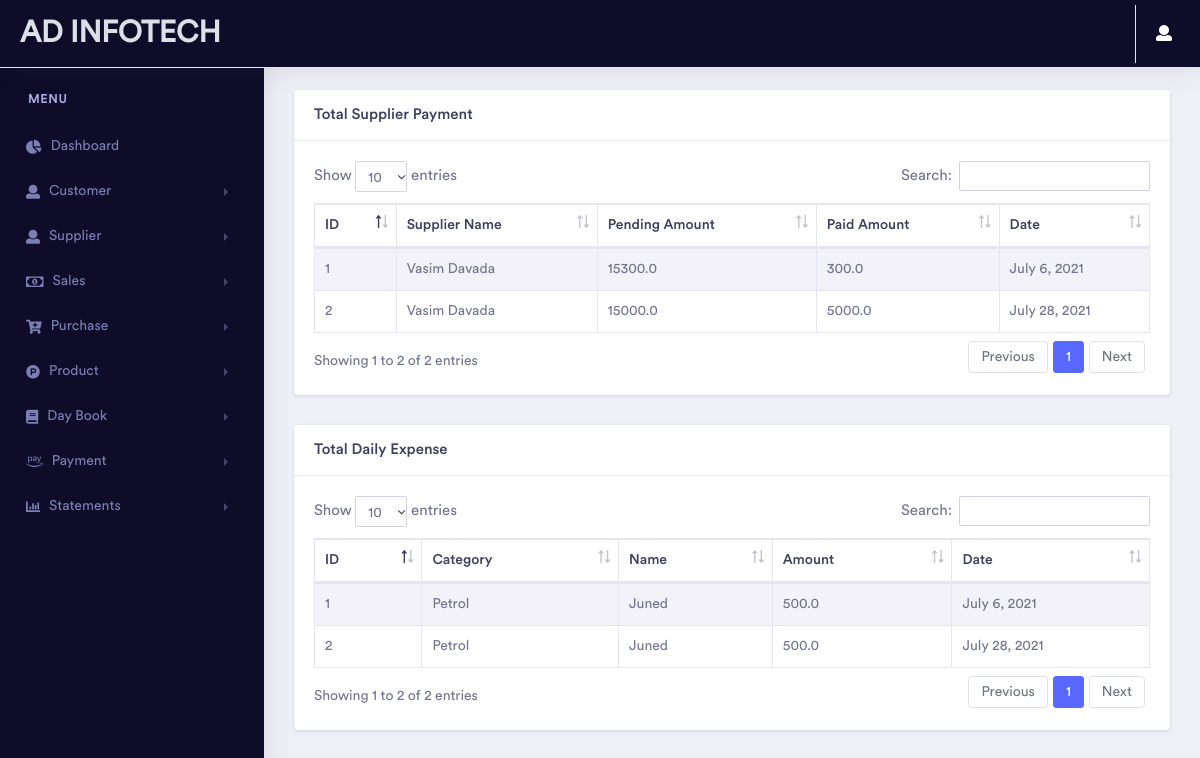
The app's page /dashboard/totalexpense/ (signed in) with its own data.
### pages/models.py (models this page shows, shortened)
class Profile(models.Model):
    user = models.OneToOneField(User,on_delete=models.CASCADE , related_name="profile")
    phone_no = models.CharField(max_length=20)
    company_name = models.CharField(max_length=50)
    Address = models.CharField(max_length=500)
    city = models.CharField(max_length=50)
    state = models.CharField(max_length=50)
    pincode = models.CharField(max_length=50)
    GSTNO = models.CharField(max_length=50)
    Bank_name = models.CharField(max_length=50)
    Bank_AC = models.CharField(max_length=50)
    IFSC_Code = models.CharField(max_length=50)
    Branch_name = models.CharField(max_length=50)

### dashboard/models.py (models this page shows, shortened)
class supplierpay_estimate(models.Model):
    supplier_name = models.ForeignKey(Supplier_estimate,on_delete=models.CASCADE)
    pending_amount = models.FloatField()
    paid_amount = models.FloatField()
    date = models.DateField(auto_now_add=True)

class Supplier_estimate(models.Model):
    supplierid = models.IntegerField()
    fullname = models.CharField(max_length=50)
    contactno = models.CharField(max_length=50)
    city = models.CharField(max_length=50)
    state = models.CharField(max_length=50)
    landmark = models.CharField(max_length=50)
    def __str__(self):
        return self.fullname

class dailyexpense_estimate(models.Model):
    category =models.CharField(max_length=50)
    amount = models.FloatField()
    name = models.CharField(max_length=500)
    date = models.DateField(auto_now_add=True)
    time = models.DateTimeField(auto_now_add=True)

### dashboard/views.py (the view)
# urls.py: path('totalexpense/',views.totalexpense,name="totalexpense"),
@login_required(login_url='login')
def totalexpense(request):
    Estimate_group = Group.objects.get(name='Estimate')
    GST_group = Group.objects.get(name='GST')
    user = User.objects.get(username=request.user.username)
    if Estimate_group in user.groups.all():
        daily_expense_data = dailyexpense_estimate.objects.all()
        supplier_expense_data = supplierpay_estimate.objects.all()
    else:
        daily_expense_data = dailyexpense_gst.objects.all()
        supplier_expense_data = supplierpay_gst.objects.all()
    context = {
        'daily_expense_data':daily_expense_data,
        'supplier_expense_data':supplier_expense_data
    }
    return render(request,'dashboard/totalexpense.html',context)

### pages/templatetags/user_auth.py (called while the page is built)
@register.filter(name='has_group')
def has_group(user, group_name):
    group = Group.objects.get(name=group_name)
    return True if group in user.groups.all() else False

### dashboard/templates/dashboard/totalexpense.html (shortened to what this page needs)
{% extends 'pages/base.html' %}
{% load static %}
{% load user_auth %}
{% block content %}
<link rel="stylesheet" href="{% static 'vendor/bootstrap/css/bootstrap.min.css' %}">
<link rel="stylesheet" type="text/css" href="{% static 'vendor/datatables/css/dataTables.bootstrap4.css' %}">
<link href="{% static 'vendor/fonts/circular-std/style.css' %}" rel="stylesheet">
<link rel="stylesheet" href="{% static 'libs/css/style.css' %}">
<link rel="stylesheet" href="{% static 'vendor/fonts/fontawesome/css/fontawesome-all.css' %}">
{% if request.user|has_group:"Estimate" %}
<div class="row">
    <div class="col-xl-12 col-lg-12 col-md-12 col-sm-12 col-12">
        <div class="card">
            <h5 class="card-header">Total Supplier Payment</h5>
            <div class="card-body">
                <div class="table-responsive">
                    <table class="table table-striped table-bordered first">
                        <thead>
                        <tr>
                            <th>ID</th>
                            <th>Supplier Name</th>
                            <th>Pending Amount</th>
                            <th>Paid Amount</th>
                            <th>Date</th>
                        </tr>
                        </thead>
                        <tbody>
                        {% for i in supplier_expense_data %}
                        <tr>
                            <td>{{forloop.counter}}</td>
                            <td>{{i.supplier_name}}</td>
                            <td>{{i.pending_amount}}</td>
                            <td>{{i.paid_amount}}</td>
                            <td>{{i.date}}</td>
                        </tr>
                        {% endfor %}
                        </tbody>
                    </table>
                </div>
            </div>
        </div>
    </div>
</div>
<div class="row">
    <div class="col-xl-12 col-lg-12 col-md-12 col-sm-12 col-12">
        <div class="card">
            <h5 class="card-header">Total Daily Expense</h5>
            <div class="card-body">
                <div class="table-responsive">
                    <table class="table table-striped table-bordered first">
                        <thead>
                        <tr>
                            <th>ID</th>
                            <th>Category</th>
                            <th>Name</th>
                            <th>Amount</th>
                            <th>Date</th>
                        </tr>
                        </thead>
                        <tbody>
                        {% for i in daily_expense_data %}
                        <tr>
                            <td>{{forloop.counter}}</td>
                            <td>{{i.category}}</td>
                            <td>{{i.name}}</td>
                            <td>{{i.amount}}</td>
                            <td>{{i.date}}</td>
                        </tr>
                        {% endfor %}
                        </tbody>
                    </table>
                </div>
            </div>
        </div>
    </div>
</div>
{% endif %}
{% endblock content %}

### pages/templates/pages/base.html (shortened to what this page needs)
{% load static %}
{% load user_auth %}
<!doctype html>
<html lang="en">
<head>
    <link rel="stylesheet" href="{% static 'vendor/bootstrap/css/bootstrap.min.css' %}">
    <link href="{% static 'vendor/fonts/circular-std/style.css' %}" rel="stylesheet">
    <link rel="stylesheet" href="{% static 'libs/css/style.css' %}">
    <link rel="stylesheet" href="{% static 'vendor/fonts/fontawesome/css/fontawesome-all.css' %}">
    <link rel="stylesheet" href="{% static 'vendor/fonts/material-design-iconic-font/css/materialdesignicons.min.css' %}">
    <link rel="stylesheet" href="{% static 'vendor/fonts/flag-icon-css/flag-icon.min.css' %}">
</head>
<body>
    <div class="dashboard-main-wrapper">
          <div class="dashboard-header">
            <nav class="navbar navbar-expand-lg sidebar-dark fixed-top" >
                <a class="navbar-brand text-light" href="{% url 'dashboard' %}">{{request.user.profile.company_name}}</a>
                <div class="collapse navbar-collapse " id="navbarSupportedContent">
                    <ul class="navbar-nav ml-auto navbar-right-top">
                        <li class="nav-item dropdown nav-user">
                            <a class="nav-link nav-user-img" href="#" id="navbarDropdownMenuLink2" data-toggle="dropdown" aria-haspopup="true" aria-expanded="false"><i class="fas fa-user mr-2" style="color: white;" aria-hidden="true"></i></a>
                        </li>
                    </ul>
                </div>
            </nav>
        </div>
        <div class="nav-left-sidebar sidebar-dark">
            <div class="menu-list">
                <nav class="navbar navbar-expand-lg navbar-dark">
                    <div class="collapse navbar-collapse" id="navbarNav">
                        <ul class="navbar-nav flex-column">
                            <li class="nav-divider">
                                Menu
                            </li>
                            <li class="nav-item">
                                <a class="nav-link" href="{% url 'dashboard' %}"><i class="fas fa-chart-pie" aria-hidden="true"></i>Dashboard</a>
                            </li>
                            <li class="nav-item">
                                <a class="nav-link" href="#" data-toggle="collapse" aria-expanded="false" data-target="#submenu-2" aria-controls="submenu-2"><i class="fa fa-user"></i>Customer</a>
                            </li>
                            <li class="nav-item">
                                <a class="nav-link" href="#" data-toggle="collapse" aria-expanded="false" data-target="#submenu-3" aria-controls="submenu-3"><i class="fa fa-user"></i>Supplier</a>
                            </li>
                            <li class="nav-item">
                                <a class="nav-link" href="#" data-toggle="collapse" aria-expanded="false" data-target="#submenu-7" aria-controls="submenu-6"><i class="far fa-money-bill-alt"></i>Sales</a>
                            </li>
                            <li class="nav-item">
                                <a class="nav-link" href="#" data-toggle="collapse" aria-expanded="false" data-target="#submenu-4" aria-controls="submenu-4"><i class="fas fa-cart-plus"></i>Purchase</a>
                            </li>
                            <li class="nav-item">
                                <a class="nav-link" href="#" data-toggle="collapse" aria-expanded="false" data-target="#submenu-5" aria-controls="submenu-5"><i class=" fab fa-product-hunt"></i>Product</a>
                            </li>
                            <li class="nav-item">
                                <a class="nav-link" href="#" data-toggle="collapse" aria-expanded="false" data-target="#submenu-6" aria-controls="submenu-5"><i class="fas fa-book"></i>Day Book</a>
                            </li>
                            <li class="nav-item">
                                <a class="nav-link" href="#" data-toggle="collapse" aria-expanded="false" data-target="#payment" aria-controls="submenu-5"><i class="fab fa-amazon-pay"></i>Payment</a>
                            </li>
                            <li class="nav-item">
                                <a class="nav-link" href="#" data-toggle="collapse" aria-expanded="false" data-target="#statement" aria-controls="statement"><i class="fas fa-chart-bar"></i>Statements</a>
                            </li>
                        </ul>
                    </div>
                </nav>
            </div>
        </div>
        <div class="dashboard-wrapper">
            <div class="dashboard-ecommerce">
                <div class="container-fluid dashboard-content ">
                    <div class="ecommerce-widget">
                    {% block content %}
                    {% endblock content %}
                    </div>
                </div>
            </div>
        </div>
    </div>
</body>
</html>

### records on screen
supplierpay_estimate: supplier_name "Vasim Davada", pending_amount "15300.0", paid_amount "300.0", date "July 6, 2021"
supplierpay_estimate: supplier_name "Vasim Davada", pending_amount "15000.0", paid_amount "5000.0", date "July 28, 2021"
dailyexpense_estimate: category "Petrol", name "Juned", amount "500.0", date "July 6, 2021"
dailyexpense_estimate: category "Petrol", name "Juned", amount "500.0", date "July 28, 2021"

### other values on screen
{{ request.user.profile.company_name }} "AD INFOTECH"
